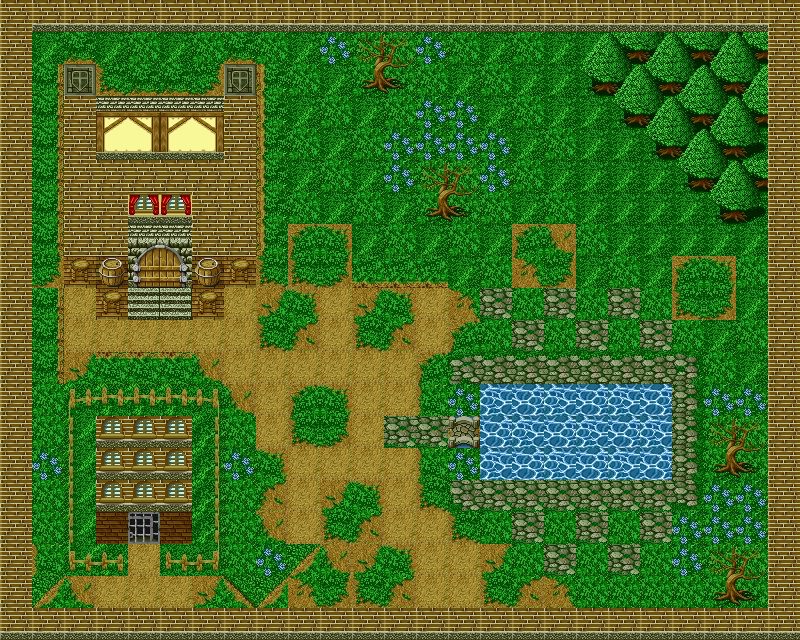

Below is a game level as drawn by its tile map, then a one-line description and the .tmx that defines it (tile-layer data replaced by summaries):
An orthogonal 25x20 tile map with 32x32 px tiles, 2 tile layers (Walkable, Non walkable) and 5 objects (5x sprite).

<map version="1.0" orientation="orthogonal" width="25" height="20" tilewidth="32" tileheight="32">
 <tileset firstgid="1" name="Level 1" tilewidth="32" tileheight="32">
  <image source="level_momo.jpg" width="512" height="512" />
 </tileset>
 <layer name="Walkable" width="25" height="20">
  <data>[500 cells, 500 non-empty, 71 distinct tile ids]</data>
 </layer>
 <layer name="Non walkable" width="25" height="20">
  <data>[500 cells, 215 non-empty, 36 distinct tile ids]</data>
 </layer>
 <objectgroup name="Enemies" width="25" height="20">
  <object name="player" type="sprite" x="64" y="320" width="32" height="32" />
  <object name="princess" type="sprite" x="608" y="256" width="32" height="32" />
  <object name="enemy2" type="sprite" x="544" y="160" width="32" height="32">
   <properties>
    <property name="action" value="2" />
    <property name="speed" value="4" />
   </properties>
  </object>
  <object name="enemy3" type="sprite" x="320" y="352" width="32" height="32">
   <properties>
    <property name="action" value="1" />
    <property name="speed" value="3" />
   </properties>
  </object>
  <object name="enemy" type="sprite" x="320" y="544" width="32" height="32">
   <properties>
    <property name="action" value="3" />
    <property name="speed" value="4" />
   </properties>
  </object>
 </objectgroup>
</map>
